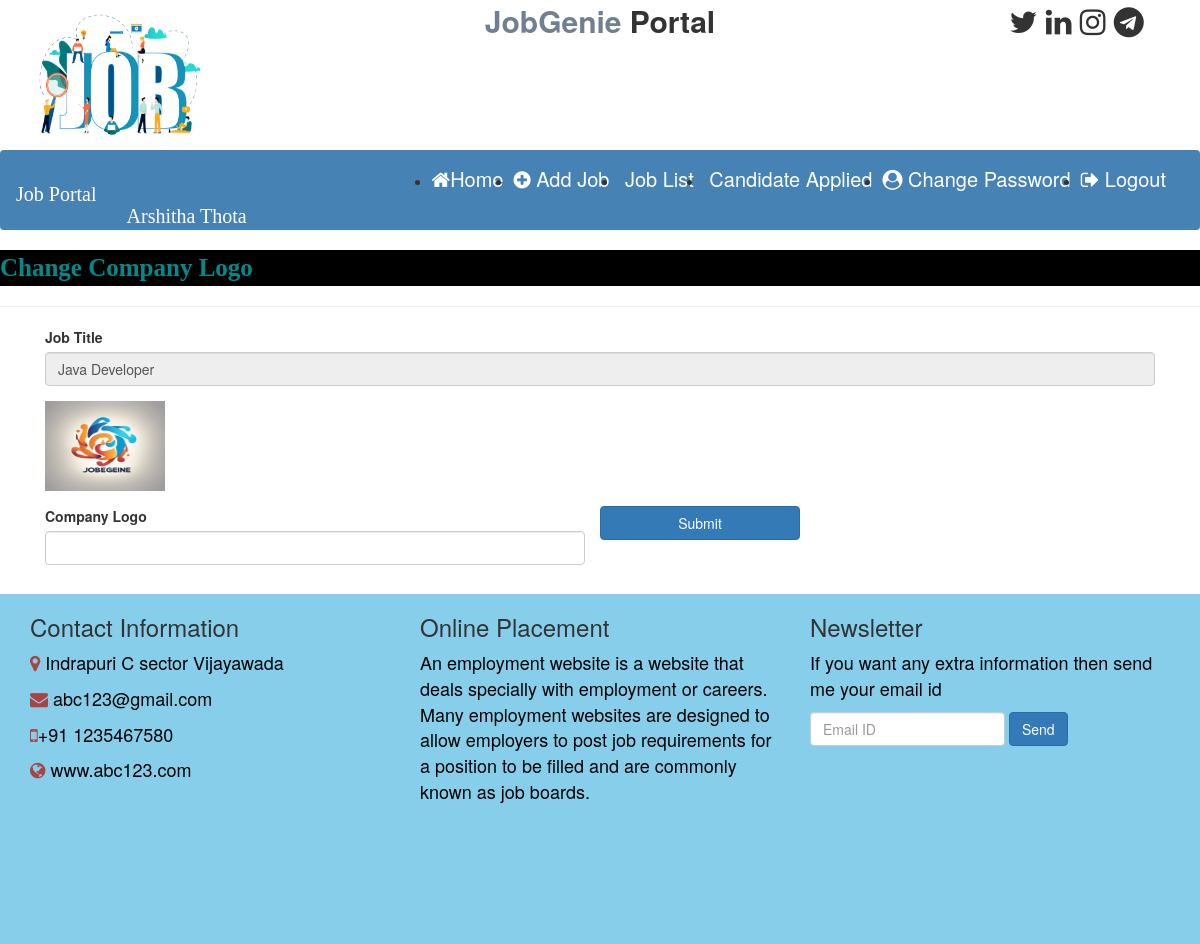
Page /change_companylogo/2 (signed in) on the committed database.
### job/models.py (models this page shows, shortened)
class Job(models.Model):
    recruiter = models.ForeignKey(Recruiter,on_delete=models.CASCADE)
    start_date = models.DateField()
    end_date = models.DateField()
    title = models.CharField(max_length=100)
    salary = models.FloatField(max_length=20)
    image = models.FileField()
    description = models.CharField(max_length=300)
    experience = models.CharField(max_length=50)
    location = models.CharField(max_length=100)
    skills = models.CharField(max_length=100)
    creationdate = models.DateField()

### job/views.py (the view, shortened to what this page needs)
# urls.py: path('change_companylogo/<int:pid>', views.change_companylogo, name='change_companylogo'),
def change_companylogo(request,pid):
    if not request.user.is_authenticated:
          return redirect('recruiter_login')
    error = " "
    job = Job.objects.get(id=pid)
    d = {'error': error,'job': job}
    return render(request,'change_companylogo.html',d)

### job/templates/change_companylogo.html (shortened to what this page needs)
{% load static %}
{% block body %}
{% include 'recruiter_navigation.html' %}
<marquee style="font-family: 'Monotype Corsiva'; font-size: 25px; color: darkcyan; font-weight: bold; background-color: black">
    Change Company Logo
</marquee>
<hr>
<form class="container mt-5" method="post" enctype="multipart/form-data">
    <div class="form-row">
        <div class="form-group col-md-12">
            <label>Job Title</label>
            <input type="text" class="form-control" readonly name="jobtitle" value="{{job.title}}">
        </div>
    </div>
        <div class="form-group col-md-12">
            <img src = "{{job.image.url}}" width="120" height="90"></a>
   </div>
     <div class="form-row">
        <div class="form-group col-md-6">
            <label>Company Logo</label>
            <input type="file " class="form-control" name="logo"  required>
        </div>
    </div>
    <input type="submit" value="Submit" class="btn btn-primary my-3" style="width: 200px">
</form>
{% include 'footer.html' %}
{% endblock %}

### job/templates/recruiter_navigation.html (shortened to what this page needs)
{% load static %}
<html lang="en">
<head>
  <link rel="stylesheet" href="https://maxcdn.bootstrapcdn.com/bootstrap/3.4.1/css/bootstrap.min.css">
    <link rel="stylesheet" href="https://cdnjs.cloudflare.com/ajax/libs/font-awesome/4.7.0/css/font-awesome.min.css">
</head>
<body>
<div class="container">
    <div class="row">
    <div class="col-sm-3">
        <img src="{% static 'images/logo.webp' %}" width="180px" height="150px">
    </div>
     <div class="col-sm-6 mt-5 text-center">
         <span style="font-weight: bold; font-size: 30px">
             <span style="color: SlateGray">JobGenie </span>
             <span style="color: fiord">Portal  </span>
         </span>
     </div>
     <div class="col-sm-3 mt-5" style="padding-left: 10%">
<span style="font-weight: bold; font-size: 30px">
   <span> <i class="fa fa-twitter pl-2">  </i> </span>
    <span> <i class="fa fa-linkedin pl-2">  </i> </span>
    <span> <i class="fa fa-instagram pl-2">  </i> </span>
    <span> <i class="fa fa-telegram pl-2">  </i> </span>
</span>
     </div>
</div>
</div>
<nav class="navbar navbar-expand-sm">
   <a class="navbar-brand text-white pl-5 font-weight-bold" style="font-family: 'Georgia'; font-size: 20px; color: white;">Job Portal</a>
   <ul class="navbar-nav">
       <li class="nav-item">
           <a class="nav-link" href="{% url 'recruiter1_home' %}"> <i class="fa fa-home  mr -2"></i>Home </a>
       </li>
       <li class="nav-item">
           <a class="nav-link" href="{% url 'add_job' %}"><i class="fa fa-plus-circle  mr -4"></i>  Add Job  </a>
       </li>
       <li class="nav-item">
           <a class="nav-link" href="{% url 'job_list' %}"> Job List </a>
       </li>
       <li class="nav-item">
           <a class="nav-link" href="#"> Candidate Applied </a>
       </li>
       <li class="nav-item">
           <a class="nav-link" href="{% url 'change_passwordrecruiter' %}"><i class="fa fa-user-circle  mr -2"></i> Change Password </a>
       </li>
       <li class="nav-item">
           <a class="nav-link" href="{% url 'Logout' %}"><i class="fa fa-sign-out  mr -2"></i> Logout</a>
       </li>
   </ul>
   <a class="navbar-brand text-white pl-5 font-weight-bold" style="font-family: 'Georgia'; font-size: 20px; color: white;">{{ request.user.first_name }} {{ request.user.last_name }}</a>
</nav>
</body>
</html>

### job/templates/recruiter_navigation.html (style rules this page uses)
.nav-link { color: white !important; margin-right: 10px; font-size: 20px; }
.navbar-nav { margin-left: 280px; }
.navbar { background-color: Steelblue; padding: 18px 0; height: 80px; }

### rows in the picture
Job: jobtitle "Java Developer", image (picture)

### other values in the picture
{{ request.user.first_name }} "Arshitha"
{{ request.user.last_name }} "Thota"
